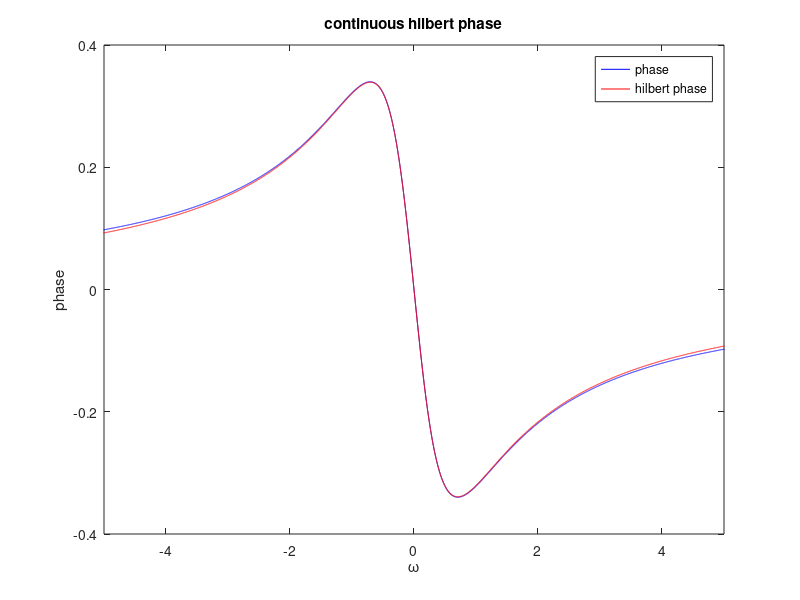
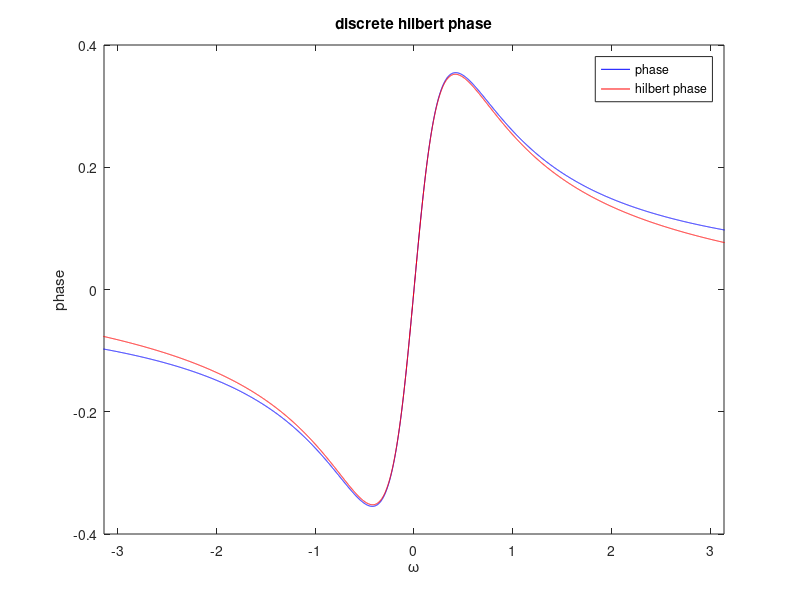

Reproduce these figures in MATLAB, in order.
clc;clearvars;
z_0 = -1 + 1i;
p_0 = -0.5 + 2i;
k_0 = 1.0;

z_1 = 0.75*exp(0.2i*pi);
p_1 = 0.5*exp(0.3i*pi);
k_1 = 1.0;

sys_0 = zpk(z_0, p_0, k_0);
sys_1 = zpk(z_1, p_1, k_1);

    
w0 = -20:0.001:20;
[mag0, phase0, wout] = bode(sys_0,w0);
phase0 = deg2rad(reshape(phase0,[],1));
mag0 = reshape(mag0,[],1);
hr_0 = -imag(hilbert(log(mag0)));



figure;
plot(wout, phase0, 'b', wout, hr_0, 'r');
xlim([-5, 5]);
legend('phase', 'hilbert phase')
ylabel('phase')
xlabel('\omega')
title('continuous hilbert phase')

w1 = -2*pi:0.001:2*pi;
[mag1, phase1, wout] = bode(sys_1,w1);
phase1 = deg2rad(reshape(phase1,[],1));
mag1 = reshape(mag1,[],1);
hr_1 = imag(hilbert(log(mag1)));
figure;
plot(wout, phase1, 'b', wout, hr_1, 'r');
xlim([-pi, pi]);
legend('phase', 'hilbert phase')
ylabel('phase')
xlabel('\omega')
title('discrete hilbert phase')
